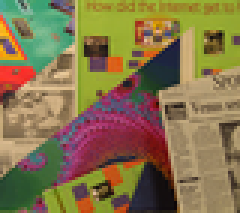
#> input picture lab1/images/Test/left.png, 80 x 71 px, shrunk from 435 x 383 before the run (shown 3 times larger)
$ python lab1.py
#> lines starting #> are read from the running program, lines starting #| are printed output that depends on the picture
#> further down, left is the input picture: shape (71, 80, 3) float32; mean R, G, B 0.524, 0.455, 0.294
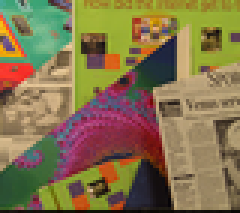
#> input picture lab1/images/Test/right.png, 80 x 71 px, shrunk from 435 x 383 before the run (shown 3 times larger)
#> further down, right is the input picture: shape (71, 80, 3) float32; mean R, G, B 0.519, 0.453, 0.298
#| Loaded images. Image shape:  (71, 80, 3)
import argparse
import numpy as np
import matplotlib.pyplot as plt
import matplotlib.image as mpimg
import time

image_files = {
    'cones': {'left': 'images/Cones/view1.png', 'right': 'images/Cones/view2.png'},
    'drumsticks': {'left': 'images/Drumsticks/view1.png', 'right': 'images/Drumsticks/view2.png'},
    'test': {'left': 'images/Test/left.png', 'right': 'images/Test/right.png'}
}
default_image = 'test'

parser = argparse.ArgumentParser()
parser.add_argument('--left_image', type=str, default=image_files[default_image]['left'], help='Path to left image')
parser.add_argument('--right_image', type=str, default=image_files[default_image]['right'], help='Path to right image')
parser.add_argument('--max_displacement_x', type=int, default=20, help='Maximum displacement value over x axis')
parser.add_argument('--max_displacement_y', type=int, default=5, help='Maximum displacement value over y axis')
parser.add_argument('--max_negative_displacement_x', type=int, default=0,
                    help='Maximum negative displacement value over x axis')
parser.add_argument('--max_negative_displacement_y', type=int, default=5,
                    help='Maximum negative displacement value over y axis')
parser.add_argument('--h_norm', type=int, default=1, help='Order of norm in h function')
parser.add_argument('--alpha', type=int, default=2, help='Smoothing alpha parameter')
parser.add_argument('--beta', type=int, default=30, help='Smoothing beta parameter')
args = parser.parse_args()


def h_func(L, R, norm=args.h_norm, axis=2):
    return np.linalg.norm(L - R, norm, axis).astype(np.int32)


def g_func(d1, d2, beta=args.beta):
    return np.minimum(beta, np.abs(d1 - d2)) if beta is not None else np.abs(d1 - d2)


def expanded_array(a, repeat_num, axis=-1):
    return np.repeat(np.expand_dims(a, axis=axis), repeat_num, axis=axis)


def get_displacement(left_image, right_image,
                     alpha=args.alpha,
                     max_disp_x=args.max_displacement_x,
                     max_disp_y=args.max_displacement_y,
                     max_negative_disp_x=args.max_negative_displacement_x,
                     max_negative_disp_y=args.max_negative_displacement_y):
#> called with alpha = 2, max_disp_x = 20, max_disp_y = 5, max_negative_disp_x = 0, max_negative_disp_y = 5
    print('Generating displacement map ..........................')
    start_time = time.time()
    current_time = time.time()
    W, H, C = left_image.shape  # W - width, H - height, C - number of channels
#> W = 71; H = 80; C = 3
    D = (max_disp_x + max_negative_disp_x + 1) * (max_disp_y + max_negative_disp_y + 1)
    displacement_map = np.zeros((W, H), dtype=np.int32)

    # NOTE: requires lots of memory
    L_expanded = expanded_array(left_image, D)
    R_shifted = np.full((W, H, C, D), 10000000, dtype=np.int32)  # initialize with infinity
    k = 0
    for d_x in range(-max_negative_disp_x, max_disp_x + 1):
        for d_y in range(-max_negative_disp_y, max_disp_y + 1):
            if d_x >= 0:
                if d_y >= 0:
                    R_shifted[d_y:, d_x:, :, k] = right_image[:-d_y if d_y != 0 else W, :-d_x if d_x != 0 else H, :]
                else:
                    R_shifted[:d_y, d_x:, :, k] = right_image[-d_y:, :-d_x if d_x != 0 else H, :]
            else:
                if d_y >= 0:
                    R_shifted[d_y:, :d_x, :, k] = right_image[:-d_y if d_y != 0 else W, -d_x:, :]
                else:
                    R_shifted[:d_y, :d_x, :, k] = right_image[-d_y:, -d_x:, :]
            k += 1
#> after the loop, k = 231
    h_table = h_func(L_expanded, R_shifted, axis=2)  # h_table.shape = [W, H, D]
    print('Created h_table. Time elapsed: {:.2f} seconds'.format(time.time() - current_time))
    current_time = time.time()

    g_table = np.fromfunction(g_func, (D, D), dtype=np.int32)
    g_table = expanded_array(g_table, H, axis=0)  # g_table.shape = [H, D, D]
    print('Created g_table. Time elapsed: {:.2f} seconds'.format(time.time() - current_time))
    current_time = time.time()

    # fill dynamic programming table
    DP_table = np.zeros((W, H, D), dtype=np.int32)
    path_table = np.zeros((W - 1, H, D), dtype=np.int32)
    DP_table[0, :, :] = h_table[0, :, :]
    for x in range(1, W):
        last_sum = np.expand_dims(DP_table[x - 1, :, :], axis=-1) + alpha * g_table  # [H, D] + [H, D, D] -> [H, D, D]
        min_indices = np.argmin(last_sum, axis=1)
        min_values = np.min(last_sum, axis=1)

        path_table[x - 1, :, :] = min_indices
        DP_table[x, :, :] = h_table[x, :, :] + min_values
    print('Filled DP_table. Time elapsed: {:.2f} seconds'.format(time.time() - current_time))

    # restore optimal path
    min_path_indices = np.argmin(DP_table[W - 1, :, :], axis=1)
#> min_path_indices = 80 values, max 41 at index 35, min 6 at index 0, mean 22.55
    displacement_map[W - 1, :] = min_path_indices
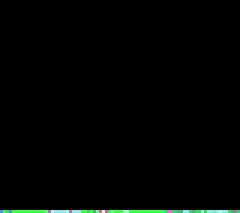
#> displacement_map: shape (71, 80) int32 (shown 3 times larger); 13 distinct labels, from 0 to 41; one colour per label, 0 black
    for x in reversed(range(W - 1)):
        min_path_indices = path_table[x, :, :][np.arange(H), min_path_indices]
        displacement_map[x, :] = min_path_indices
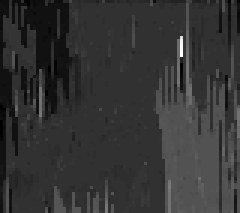
#> displacement_map: shape (71, 80) int32 (shown 3 times larger); min 0, max 87, mean 18; drawn with min black and max white
#> after the loop, min_path_indices = 80 values, max 26 at index 74, min 0 at index 9, mean 12.4

    print('Finished generating displacement map. Total time elapsed: {:.2f} seconds'.format(time.time() - start_time))
    return displacement_map


left = mpimg.imread(args.left_image)
right = mpimg.imread(args.right_image)
assert left.shape == right.shape, 'Images have different size'
print('Loaded images. Image shape: ', left.shape)
left = (left * 255.0).astype(np.int32)
right = (right * 255.0).astype(np.int32)

f = plt.figure(figsize=(20, 20))
f.add_subplot(1, 3, 1)
plt.imshow(left)
f.add_subplot(1, 3, 2)
plt.imshow(right)
disp = get_displacement(left, right)
disp = disp.astype(np.float32) / np.max(disp) if np.max(disp) != 0 else disp
disp = expanded_array(disp, 3)
f.add_subplot(1, 3, 3)
plt.imshow(disp)
plt.show()
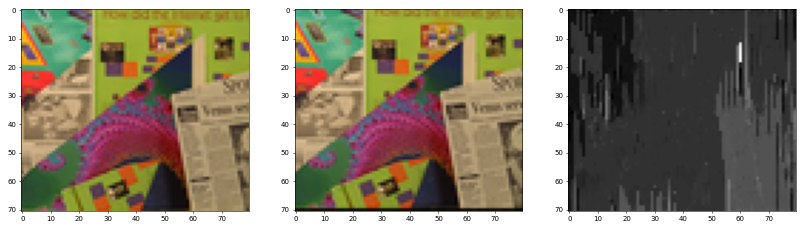
#> figure drawn by matplotlib, 3 panels
